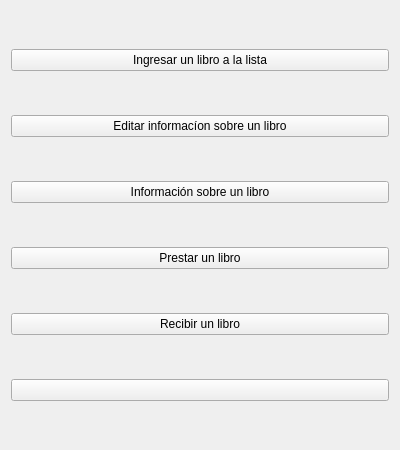
<?xml version="1.0" encoding="UTF-8"?>
<ui version="4.0">
 <class>Form</class>
 <widget class="QWidget" name="Form">
  <property name="geometry">
   <rect>
    <x>0</x>
    <y>0</y>
    <width>400</width>
    <height>450</height>
   </rect>
  </property>
  <property name="windowTitle">
   <string>Open LiMa Alpha 1</string>
  </property>
  <property name="windowIcon">
   <iconset>
    <normaloff>../../../Imágenes/fotomural-limas-fruta.png</normaloff>../../../Imágenes/fotomural-limas-fruta.png</iconset>
  </property>
  <layout class="QVBoxLayout" name="verticalLayout">
   <item>
    <widget class="QPushButton" name="nuevolibro_btn">
     <property name="text">
      <string>Ingresar un libro a la lista</string>
     </property>
    </widget>
   </item>
   <item>
    <widget class="QPushButton" name="quitar_btn">
     <property name="text">
      <string>Editar informacíon sobre un libro</string>
     </property>
    </widget>
   </item>
   <item>
    <widget class="QPushButton" name="info_btn">
     <property name="text">
      <string>Información sobre un libro</string>
     </property>
    </widget>
   </item>
   <item>
    <widget class="QPushButton" name="prestar_btn">
     <property name="text">
      <string>Prestar un libro</string>
     </property>
     <property name="icon">
      <iconset>
       <normaloff>../Resources/Images/20140725094711436_easyicon_net_183.png</normaloff>../Resources/Images/20140725094711436_easyicon_net_183.png</iconset>
     </property>
     <property name="iconSize">
      <size>
       <width>50</width>
       <height>24</height>
      </size>
     </property>
     <property name="autoDefault">
      <bool>false</bool>
     </property>
    </widget>
   </item>
   <item>
    <widget class="QPushButton" name="recibir_btn">
     <property name="text">
      <string>Recibir un libro</string>
     </property>
     <property name="icon">
      <iconset>
       <normaloff>../Resources/Images/20140725094739303_easyicon_net_183.png</normaloff>../Resources/Images/20140725094739303_easyicon_net_183.png</iconset>
     </property>
    </widget>
   </item>
   <item>
    <widget class="QPushButton" name="options_btn">
     <property name="text">
      <string/>
     </property>
     <property name="icon">
      <iconset>
       <normaloff>../Resources/Icons/dT6bRMAT9.png</normaloff>../Resources/Icons/dT6bRMAT9.png</iconset>
     </property>
    </widget>
   </item>
  </layout>
 </widget>
 <resources/>
 <connections>
  <connection>
   <sender>nuevolibro_btn</sender>
   <signal>clicked()</signal>
   <receiver>Form</receiver>
   <slot>nuevolibro()</slot>
   <hints>
    <hint type="sourcelabel">
     <x>59</x>
     <y>34</y>
    </hint>
    <hint type="destinationlabel">
     <x>25</x>
     <y>26</y>
    </hint>
   </hints>
  </connection>
  <connection>
   <sender>info_btn</sender>
   <signal>clicked()</signal>
   <receiver>Form</receiver>
   <slot>infolibro()</slot>
   <hints>
    <hint type="sourcelabel">
     <x>413</x>
     <y>87</y>
    </hint>
    <hint type="destinationlabel">
     <x>432</x>
     <y>86</y>
    </hint>
   </hints>
  </connection>
  <connection>
   <sender>quitar_btn</sender>
   <signal>clicked()</signal>
   <receiver>Form</receiver>
   <slot>quitarlibro()</slot>
   <hints>
    <hint type="sourcelabel">
     <x>62</x>
     <y>147</y>
    </hint>
    <hint type="destinationlabel">
     <x>21</x>
     <y>142</y>
    </hint>
   </hints>
  </connection>
  <connection>
   <sender>prestar_btn</sender>
   <signal>clicked()</signal>
   <receiver>Form</receiver>
   <slot>prestamo()</slot>
   <hints>
    <hint type="sourcelabel">
     <x>426</x>
     <y>195</y>
    </hint>
    <hint type="destinationlabel">
     <x>432</x>
     <y>212</y>
    </hint>
   </hints>
  </connection>
  <connection>
   <sender>recibir_btn</sender>
   <signal>clicked()</signal>
   <receiver>Form</receiver>
   <slot>recibir()</slot>
   <hints>
    <hint type="sourcelabel">
     <x>70</x>
     <y>256</y>
    </hint>
    <hint type="destinationlabel">
     <x>12</x>
     <y>255</y>
    </hint>
   </hints>
  </connection>
  <connection>
   <sender>options_btn</sender>
   <signal>clicked()</signal>
   <receiver>Form</receiver>
   <slot>opciones()</slot>
   <hints>
    <hint type="sourcelabel">
     <x>259</x>
     <y>329</y>
    </hint>
    <hint type="destinationlabel">
     <x>302</x>
     <y>305</y>
    </hint>
   </hints>
  </connection>
 </connections>
 <slots>
  <slot>nuevolibro()</slot>
  <slot>infolibro()</slot>
  <slot>quitarlibro()</slot>
  <slot>prestamo()</slot>
  <slot>recibir()</slot>
  <slot>opciones()</slot>
 </slots>
</ui>
